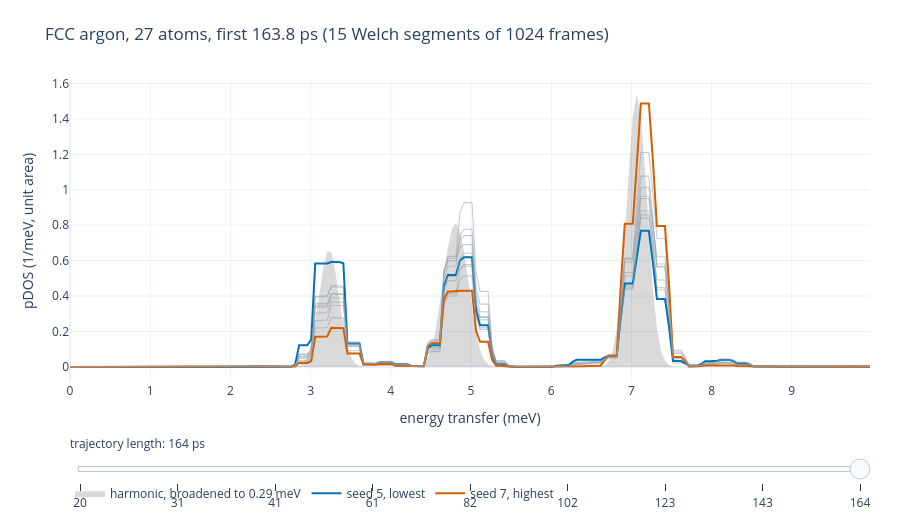

The notebook cell this image was saved under:
### Markdown cell above
## 1. The spectrum as the run gets longer

The slider is the trajectory length, from 20 ps to the full 164 ps, at fixed 0.20 meV
resolution — so only the number of averaged Welch segments changes, from one to fifteen.
All ten seeds are drawn at once against the same broadened harmonic reference. They are
ten draws from one distribution rather than ten things worth telling apart, so they are
drawn in one recessive grey, with the two extremes picked out.

What to look for: the *noise* falls visibly as the segments accumulate, and that is the
part the Welch error bar measures. The *distribution of weight between the three clusters*
does not. Seed 7 puts 66% of its weight above 6 meV; seed 5 puts 39%. That 27-point gap is
there at 20 ps and still there at 164 ps. It is not noise, and no amount of extra sampling
removes it.

### Code cell
def spectrum_curves(segment_index: int) -> np.ndarray:
    """Unit-area pDOS for every (seed, length) at one resolution, over the view."""
    weights = data["grid_weight"][:, :, segment_index, :]
    areas = np.trapezoid(weights, ENERGIES, axis=-1)
    return (weights / areas[..., None])[..., VIEW]


SEGMENT = int(np.searchsorted(SEGMENTS, 1024))
curves = spectrum_curves(SEGMENT)
valid = [i for i, n in enumerate(LENGTHS) if n >= SEGMENTS[SEGMENT]]
resolution = float(data["grid_resolution"][0, -1, SEGMENT])

figure = go.Figure()
figure.add_trace(
    go.Scatter(
        x=ENERGIES[VIEW],
        y=harmonic_curve(resolution)[VIEW],
        name=f"harmonic, broadened to {HANN_MAIN_LOBE * resolution:.2f} meV",
        fill="tozeroy",
        line={"color": REFERENCE, "width": 0},
        fillcolor="rgba(85,85,85,0.22)",
        hoverinfo="skip",
    )
)
# The two extremes, by how much weight each seed puts in the upper cluster. Highlighting
# them is the whole argument of this panel: the envelope is a distribution, not noise.
upper = curves[:, -1][:, ENERGIES[VIEW] > 6.0].sum(axis=1)
extremes = {int(upper.argmin()): CATEGORY[0], int(upper.argmax()): CATEGORY[1]}

for length_index in valid:
    for seed_index, seed in enumerate(SEEDS):
        highlight = seed_index in extremes
        figure.add_trace(
            go.Scatter(
                x=ENERGIES[VIEW],
                y=np.round(curves[seed_index, length_index], 6),
                name=(
                    f"seed {seed}"
                    + (", lowest" if seed_index == upper.argmin() else "")
                    + (", highest" if seed_index == upper.argmax() else "")
                ),
                line={
                    "color": extremes.get(seed_index, SEED_INK),
                    "width": 2.0 if highlight else 1.1,
                },
                opacity=1.0 if highlight else 0.55,
                visible=length_index == valid[-1],
                legendgroup=f"seed{seed}",
                showlegend=highlight and length_index == valid[-1],
            )
        )

steps = []
for position, length_index in enumerate(valid):
    visible = [True] + [block == position for block in range(len(valid)) for _ in SEEDS]
    steps.append(
        {
            "label": f"{PICOSECONDS[length_index]:.0f}",
            "method": "update",
            "args": [
                {
                    "visible": visible,
                    "showlegend": [
                        shown and (index == 0 or (index - 1) % len(SEEDS) in extremes)
                        for index, shown in enumerate(visible)
                    ],
                },
                {
                    "title.text": (
                        f"FCC argon, 27 atoms, first "
                        f"{PICOSECONDS[length_index]:.1f} ps ("
                        f"{int(data['grid_n_segments'][0, length_index, SEGMENT])} "
                        f"Welch segments of {SEGMENTS[SEGMENT]} frames)"
                    )
                },
            ],
        }
    )

figure.update_layout(
    **LAYOUT,
    title=steps[-1]["args"][1]["title.text"],
    xaxis_title="energy transfer (meV)",
    yaxis_title="pDOS (1/meV, unit area)",
    sliders=[
        {
            "active": len(steps) - 1,
            "currentvalue": {"prefix": "trajectory length: ", "suffix": " ps"},
            "pad": {"t": 50},
            "steps": steps,
        }
    ],
    legend={"orientation": "h", "y": -0.32},
    height=520,
)
figure

### Figure 1 — Plotly figure (JSON) as saved in the notebook; plotly's stock layout.template omitted (floating-point values rounded to 4 significant figures; data arrays with more than 128 entries replaced by an {"elided": "..."} marker saying what was removed)
{"data": [{"fill": "tozeroy", "fillcolor": "rgba(85,85,85,0.22)", "hoverinfo": "skip", "line": {"color": "#555555", "width": 0}, "name": "harmonic, broadened to 0.29 meV", "type": "scatter", "x": {"elided": "200 float values"}, "y": {"elided": "200 float values"}}, {"legendgroup": "seed0", "line": {"color": "#98a2ad", "width": 1.1}, "name": "seed 0", "opacity": 0.55, "showlegend": false, "type": "scatter", "visible": false, "x": {"elided": "200 float values"}, "y": {"elided": "200 float values"}}, {"legendgroup": "seed1", "line": {"color": "#98a2ad", "width": 1.1}, "name": "seed 1", "opacity": 0.55, "showlegend": false, "type": "scatter", "visible": false, "x": {"elided": "200 float values"}, "y": {"elided": "200 float values"}}, {"legendgroup": "seed2", "line": {"color": "#98a2ad", "width": 1.1}, "name": "seed 2", "opacity": 0.55, "showlegend": false, "type": "scatter", "visible": false, "x": {"elided": "200 float values"}, "y": {"elided": "200 float values"}}, {"legendgroup": "seed3", "line": {"color": "#98a2ad", "width": 1.1}, "name": "seed 3", "opacity": 0.55, "showlegend": false, "type": "scatter", "visible": false, "x": {"elided": "200 float values"}, "y": {"elided": "200 float values"}}, {"legendgroup": "seed4", "line": {"color": "#98a2ad", "width": 1.1}, "name": "seed 4", "opacity": 0.55, "showlegend": false, "type": "scatter", "visible": false, "x": {"elided": "200 float values"}, "y": {"elided": "200 float values"}}, {"legendgroup": "seed5", "line": {"color": "#0072B2", "width": 2.0}, "name": "seed 5, lowest", "opacity": 1.0, "showlegend": false, "type": "scatter", "visible": false, "x": {"elided": "200 float values"}, "y": {"elided": "200 float values"}}, {"legendgroup": "seed6", "line": {"color": "#98a2ad", "width": 1.1}, "name": "seed 6", "opacity": 0.55, "showlegend": false, "type": "scatter", "visible": false, "x": {"elided": "200 float values"}, "y": {"elided": "200 float values"}}, {"legendgroup": "seed7", "line": {"color": "#D55E00", "width": 2.0}, "name": "seed 7, highest", "opacity": 1.0, "showlegend": false, "type": "scatter", "visible": false, "x": {"elided": "200 float values"}, "y": {"elided": "200 float values"}}, {"legendgroup": "seed8", "line": {"color": "#98a2ad", "width": 1.1}, "name": "seed 8", "opacity": 0.55, "showlegend": false, "type": "scatter", "visible": false, "x": {"elided": "200 float values"}, "y": {"elided": "200 float values"}}, {"legendgroup": "seed9", "line": {"color": "#98a2ad", "width": 1.1}, "name": "seed 9", "opacity": 0.55, "showlegend": false, "type": "scatter", "visible": false, "x": {"elided": "200 float values"}, "y": {"elided": "200 float values"}}, {"legendgroup": "seed0", "line": {"color": "#98a2ad", "width": 1.1}, "name": "seed 0", "opacity": 0.55, "showlegend": false, "type": "scatter", "visible": false, "x": {"elided": "200 float values"}, "y": {"elided": "200 float values"}}, {"legendgroup": "seed1", "line": {"color": "#98a2ad", "width": 1.1}, "name": "seed 1", "opacity": 0.55, "showlegend": false, "type": "scatter", "visible": false, "x": {"elided": "200 float values"}, "y": {"elided": "200 float values"}}, {"legendgroup": "seed2", "line": {"color": "#98a2ad", "width": 1.1}, "name": "seed 2", "opacity": 0.55, "showlegend": false, "type": "scatter", "visible": false, "x": {"elided": "200 float values"}, "y": {"elided": "200 float values"}}, {"legendgroup": "seed3", "line": {"color": "#98a2ad", "width": 1.1}, "name": "seed 3", "opacity": 0.55, "showlegend": false, "type": "scatter", "visible": false, "x": {"elided": "200 float values"}, "y": {"elided": "200 float values"}}, {"legendgroup": "seed4", "line": {"color": "#98a2ad", "width": 1.1}, "name": "seed 4", "opacity": 0.55, "showlegend": false, "type": "scatter", "visible": false, "x": {"elided": "200 float values"}, "y": {"elided": "200 float values"}}, {"legendgroup": "seed5", "line": {"color": "#0072B2", "width": 2.0}, "name": "seed 5, lowest", "opacity": 1.0, "showlegend": false, "type": "scatter", "visible": false, "x": {"elided": "200 float values"}, "y": {"elided": "200 float values"}}, {"legendgroup": "seed6", "line": {"color": "#98a2ad", "width": 1.1}, "name": "seed 6", "opacity": 0.55, "showlegend": false, "type": "scatter", "visible": false, "x": {"elided": "200 float values"}, "y": {"elided": "200 float values"}}, {"legendgroup": "seed7", "line": {"color": "#D55E00", "width": 2.0}, "name": "seed 7, highest", "opacity": 1.0, "showlegend": false, "type": "scatter", "visible": false, "x": {"elided": "200 float values"}, "y": {"elided": "200 float values"}}, {"legendgroup": "seed8", "line": {"color": "#98a2ad", "width": 1.1}, "name": "seed 8", "opacity": 0.55, "showlegend": false, "type": "scatter", "visible": false, "x": {"elided": "200 float values"}, "y": {"elided": "200 float values"}}, {"legendgroup": "seed9", "line": {"color": "#98a2ad", "width": 1.1}, "name": "seed 9", "opacity": 0.55, "showlegend": false, "type": "scatter", "visible": false, "x": {"elided": "200 float values"}, "y": {"elided": "200 float values"}}, {"legendgroup": "seed0", "line": {"color": "#98a2ad", "width": 1.1}, "name": "seed 0", "opacity": 0.55, "showlegend": false, "type": "scatter", "visible": false, "x": {"elided": "200 float values"}, "y": {"elided": "200 float values"}}, {"legendgroup": "seed1", "line": {"color": "#98a2ad", "width": 1.1}, "name": "seed 1", "opacity": 0.55, "showlegend": false, "type": "scatter", "visible": false, "x": {"elided": "200 float values"}, "y": {"elided": "200 float values"}}, {"legendgroup": "seed2", "line": {"color": "#98a2ad", "width": 1.1}, "name": "seed 2", "opacity": 0.55, "showlegend": false, "type": "scatter", "visible": false, "x": {"elided": "200 float values"}, "y": {"elided": "200 float values"}}, {"legendgroup": "seed3", "line": {"color": "#98a2ad", "width": 1.1}, "name": "seed 3", "opacity": 0.55, "showlegend": false, "type": "scatter", "visible": false, "x": {"elided": "200 float values"}, "y": {"elided": "200 float values"}}, {"legendgroup": "seed4", "line": {"color": "#98a2ad", "width": 1.1}, "name": "seed 4", "opacity": 0.55, "showlegend": false, "type": "scatter", "visible": false, "x": {"elided": "200 float values"}, "y": {"elided": "200 float values"}}, {"legendgroup": "seed5", "line": {"color": "#0072B2", "width": 2.0}, "name": "seed 5, lowest", "opacity": 1.0, "showlegend": false, "type": "scatter", "visible": false, "x": {"elided": "200 float values"}, "y": {"elided": "200 float values"}}, {"legendgroup": "seed6", "line": {"color": "#98a2ad", "width": 1.1}, "name": "seed 6", "opacity": 0.55, "showlegend": false, "type": "scatter", "visible": false, "x": {"elided": "200 float values"}, "y": {"elided": "200 float values"}}, {"legendgroup": "seed7", "line": {"color": "#D55E00", "width": 2.0}, "name": "seed 7, highest", "opacity": 1.0, "showlegend": false, "type": "scatter", "visible": false, "x": {"elided": "200 float values"}, "y": {"elided": "200 float values"}}, {"legendgroup": "seed8", "line": {"color": "#98a2ad", "width": 1.1}, "name": "seed 8", "opacity": 0.55, "showlegend": false, "type": "scatter", "visible": false, "x": {"elided": "200 float values"}, "y": {"elided": "200 float values"}}, {"legendgroup": "seed9", "line": {"color": "#98a2ad", "width": 1.1}, "name": "seed 9", "opacity": 0.55, "showlegend": false, "type": "scatter", "visible": false, "x": {"elided": "200 float values"}, "y": {"elided": "200 float values"}}, {"legendgroup": "seed0", "line": {"color": "#98a2ad", "width": 1.1}, "name": "seed 0", "opacity": 0.55, "showlegend": false, "type": "scatter", "visible": false, "x": {"elided": "200 float values"}, "y": {"elided": "200 float values"}}, {"legendgroup": "seed1", "line": {"color": "#98a2ad", "width": 1.1}, "name": "seed 1", "opacity": 0.55, "showlegend": false, "type": "scatter", "visible": false, "x": {"elided": "200 float values"}, "y": {"elided": "200 float values"}}, {"legendgroup": "seed2", "line": {"color": "#98a2ad", "width": 1.1}, "name": "seed 2", "opacity": 0.55, "showlegend": false, "type": "scatter", "visible": false, "x": {"elided": "200 float values"}, "y": {"elided": "200 float values"}}, {"legendgroup": "seed3", "line": {"color": "#98a2ad", "width": 1.1}, "name": "seed 3", "opacity": 0.55, "showlegend": false, "type": "scatter", "visible": false, "x": {"elided": "200 float values"}, "y": {"elided": "200 float values"}}, {"legendgroup": "seed4", "line": {"color": "#98a2ad", "width": 1.1}, "name": "seed 4", "opacity": 0.55, "showlegend": false, "type": "scatter", "visible": false, "x": {"elided": "200 float values"}, "y": {"elided": "200 float values"}}, {"legendgroup": "seed5", "line": {"color": "#0072B2", "width": 2.0}, "name": "seed 5, lowest", "opacity": 1.0, "showlegend": false, "type": "scatter", "visible": false, "x": {"elided": "200 float values"}, "y": {"elided": "200 float values"}}, {"legendgroup": "seed6", "line": {"color": "#98a2ad", "width": 1.1}, "name": "seed 6", "opacity": 0.55, "showlegend": false, "type": "scatter", "visible": false, "x": {"elided": "200 float values"}, "y": {"elided": "200 float values"}}, {"legendgroup": "seed7", "line": {"color": "#D55E00", "width": 2.0}, "name": "seed 7, highest", "opacity": 1.0, "showlegend": false, "type": "scatter", "visible": false, "x": {"elided": "200 float values"}, "y": {"elided": "200 float values"}}, {"legendgroup": "seed8", "line": {"color": "#98a2ad", "width": 1.1}, "name": "seed 8", "opacity": 0.55, "showlegend": false, "type": "scatter", "visible": false, "x": {"elided": "200 float values"}, "y": {"elided": "200 float values"}}, {"legendgroup": "seed9", "line": {"color": "#98a2ad", "width": 1.1}, "name": "seed 9", "opacity": 0.55, "showlegend": false, "type": "scatter", "visible": false, "x": {"elided": "200 float values"}, "y": {"elided": "200 float values"}}, {"legendgroup": "seed0", "line": {"color": "#98a2ad", "width": 1.1}, "name": "seed 0", "opacity": 0.55, "showlegend": false, "type": "scatter", "visible": false, "x": {"elided": "200 float values"}, "y": {"elided": "200 float values"}}, {"legendgroup": "seed1", "line": {"color": "#98a2ad", "width": 1.1}, "name": "seed 1", "opacity": 0.55, "showlegend": false, "type": "scatter", "visible": false, "x": {"elided": "200 float values"}, "y": {"elided": "200 float values"}}, {"legendgroup": "seed2", "line": {"color": "#98a2ad", "width": 1.1}, "name": "seed 2", "opacity": 0.55, "showlegend": false, "type": "scatter", "visible": false, "x": {"elided": "200 float values"}, "y": {"elided": "200 float values"}}, {"legendgroup": "seed3", "line": {"color": "#98a2ad", "width": 1.1}, "name": "seed 3", "opacity": 0.55, "showlegend": false, "type": "scatter", "visible": false, "x": {"elided": "200 float values"}, "y": {"elided": "200 float values"}}, {"legendgroup": "seed4", "line": {"color": "#98a2ad", "width": 1.1}, "name": "seed 4", "opacity": 0.55, "showlegend": false, "type": "scatter", "visible": false, "x": {"elided": "200 float values"}, "y": {"elided": "200 float values"}}, {"legendgroup": "seed5", "line": {"color": "#0072B2", "width": 2.0}, "name": "seed 5, lowest", "opacity": 1.0, "showlegend": false, "type": "scatter", "visible": false, "x": {"elided": "200 float values"}, "y": {"elided": "200 float values"}}, {"legendgroup": "seed6", "line": {"color": "#98a2ad", "width": 1.1}, "name": "seed 6", "opacity": 0.55, "showlegend": false, "type": "scatter", "visible": false, "x": {"elided": "200 float values"}, "y": {"elided": "200 float values"}}, {"legendgroup": "seed7", "line": {"color": "#D55E00", "width": 2.0}, "name": "seed 7, highest", "opacity": 1.0, "showlegend": false, "type": "scatter", "visible": false, "x": {"elided": "200 float values"}, "y": {"elided": "200 float values"}}, {"legendgroup": "seed8", "line": {"color": "#98a2ad", "width": 1.1}, "name": "seed 8", "opacity": 0.55, "showlegend": false, "type": "scatter", "visible": false, "x": {"elided": "200 float values"}, "y": {"elided": "200 float values"}}, {"legendgroup": "seed9", "line": {"color": "#98a2ad", "width": 1.1}, "name": "seed 9", "opacity": 0.55, "showlegend": false, "type": "scatter", "visible": false, "x": {"elided": "200 float values"}, "y": {"elided": "200 float values"}}, {"legendgroup": "seed0", "line": {"color": "#98a2ad", "width": 1.1}, "name": "seed 0", "opacity": 0.55, "showlegend": false, "type": "scatter", "visible": false, "x": {"elided": "200 float values"}, "y": {"elided": "200 float values"}}, {"legendgroup": "seed1", "line": {"color": "#98a2ad", "width": 1.1}, "name": "seed 1", "opacity": 0.55, "showlegend": false, "type": "scatter", "visible": false, "x": {"elided": "200 float values"}, "y": {"elided": "200 float values"}}, {"legendgroup": "seed2", "line": {"color": "#98a2ad", "width": 1.1}, "name": "seed 2", "opacity": 0.55, "showlegend": false, "type": "scatter", "visible": false, "x": {"elided": "200 float values"}, "y": {"elided": "200 float values"}}, {"legendgroup": "seed3", "line": {"color": "#98a2ad", "width": 1.1}, "name": "seed 3", "opacity": 0.55, "showlegend": false, "type": "scatter", "visible": false, "x": {"elided": "200 float values"}, "y": {"elided": "200 float values"}}, {"legendgroup": "seed4", "line": {"color": "#98a2ad", "width": 1.1}, "name": "seed 4", "opacity": 0.55, "showlegend": false, "type": "scatter", "visible": false, "x": {"elided": "200 float values"}, "y": {"elided": "200 float values"}}, {"legendgroup": "seed5", "line": {"color": "#0072B2", "width": 2.0}, "name": "seed 5, lowest", "opacity": 1.0, "showlegend": false, "type": "scatter", "visible": false, "x": {"elided": "200 float values"}, "y": {"elided": "200 float values"}}, {"legendgroup": "seed6", "line": {"color": "#98a2ad", "width": 1.1}, "name": "seed 6", "opacity": 0.55, "showlegend": false, "type": "scatter", "visible": false, "x": {"elided": "200 float values"}, "y": {"elided": "200 float values"}}, {"legendgroup": "seed7", "line": {"color": "#D55E00", "width": 2.0}, "name": "seed 7, highest", "opacity": 1.0, "showlegend": false, "type": "scatter", "visible": false, "x": {"elided": "200 float values"}, "y": {"elided": "200 float values"}}, {"legendgroup": "seed8", "line": {"color": "#98a2ad", "width": 1.1}, "name": "seed 8", "opacity": 0.55, "showlegend": false, "type": "scatter", "visible": false, "x": {"elided": "200 float values"}, "y": {"elided": "200 float values"}}, {"legendgroup": "seed9", "line": {"color": "#98a2ad", "width": 1.1}, "name": "seed 9", "opacity": 0.55, "showlegend": false, "type": "scatter", "visible": false, "x": {"elided": "200 float values"}, "y": {"elided": "200 float values"}}, {"legendgroup": "seed0", "line": {"color": "#98a2ad", "width": 1.1}, "name": "seed 0", "opacity": 0.55, "showlegend": false, "type": "scatter", "visible": false, "x": {"elided": "200 float values"}, "y": {"elided": "200 float values"}}, {"legendgroup": "seed1", "line": {"color": "#98a2ad", "width": 1.1}, "name": "seed 1", "opacity": 0.55, "showlegend": false, "type": "scatter", "visible": false, "x": {"elided": "200 float values"}, "y": {"elided": "200 float values"}}, {"legendgroup": "seed2", "line": {"color": "#98a2ad", "width": 1.1}, "name": "seed 2", "opacity": 0.55, "showlegend": false, "type": "scatter", "visible": false, "x": {"elided": "200 float values"}, "y": {"elided": "200 float values"}}, {"legendgroup": "seed3", "line": {"color": "#98a2ad", "width": 1.1}, "name": "seed 3", "opacity": 0.55, "showlegend": false, "type": "scatter", "visible": false, "x": {"elided": "200 float values"}, "y": {"elided": "200 float values"}}, {"legendgroup": "seed4", "line": {"color": "#98a2ad", "width": 1.1}, "name": "seed 4", "opacity": 0.55, "showlegend": false, "type": "scatter", "visible": false, "x": {"elided": "200 float values"}, "y": {"elided": "200 float values"}}, {"legendgroup": "seed5", "line": {"color": "#0072B2", "width": 2.0}, "name": "seed 5, lowest", "opacity": 1.0, "showlegend": false, "type": "scatter", "visible": false, "x": {"elided": "200 float values"}, "y": {"elided": "200 float values"}}, {"legendgroup": "seed6", "line": {"color": "#98a2ad", "width": 1.1}, "name": "seed 6", "opacity": 0.55, "showlegend": false, "type": "scatter", "visible": false, "x": {"elided": "200 float values"}, "y": {"elided": "200 float values"}}, {"legendgroup": "seed7", "line": {"color": "#D55E00", "width": 2.0}, "name": "seed 7, highest", "opacity": 1.0, "showlegend": false, "type": "scatter", "visible": false, "x": {"elided": "200 float values"}, "y": {"elided": "200 float values"}}, {"legendgroup": "seed8", "line": {"color": "#98a2ad", "width": 1.1}, "name": "seed 8", "opacity": 0.55, "showlegend": false, "type": "scatter", "visible": false, "x": {"elided": "200 float values"}, "y": {"elided": "200 float values"}}, {"legendgroup": "seed9", "line": {"color": "#98a2ad", "width": 1.1}, "name": "seed 9", "opacity": 0.55, "showlegend": false, "type": "scatter", "visible": false, "x": {"elided": "200 float values"}, "y": {"elided": "200 float values"}}, {"legendgroup": "seed0", "line": {"color": "#98a2ad", "width": 1.1}, "name": "seed 0", "opacity": 0.55, "showlegend": false, "type": "scatter", "visible": false, "x": {"elided": "200 float values"}, "y": {"elided": "200 float values"}}, {"legendgroup": "seed1", "line": {"color": "#98a2ad", "width": 1.1}, "name": "seed 1", "opacity": 0.55, "showlegend": false, "type": "scatter", "visible": false, "x": {"elided": "200 float values"}, "y": {"elided": "200 float values"}}, {"legendgroup": "seed2", "line": {"color": "#98a2ad", "width": 1.1}, "name": "seed 2", "opacity": 0.55, "showlegend": false, "type": "scatter", "visible": false, "x": {"elided": "200 float values"}, "y": {"elided": "200 float values"}}, {"legendgroup": "seed3", "line": {"color": "#98a2ad", "width": 1.1}, "name": "seed 3", "opacity": 0.55, "showlegend": false, "type": "scatter", "visible": false, "x": {"elided": "200 float values"}, "y": {"elided": "200 float values"}}, {"legendgroup": "seed4", "line": {"color": "#98a2ad", "width": 1.1}, "name": "seed 4", "opacity": 0.55, "showlegend": false, "type": "scatter", "visible": false, "x": {"elided": "200 float values"}, "y": {"elided": "200 float values"}}, {"legendgroup": "seed5", "line": {"color": "#0072B2", "width": 2.0}, "name": "seed 5, lowest", "opacity": 1.0, "showlegend": false, "type": "scatter", "visible": false, "x": {"elided": "200 float values"}, "y": {"elided": "200 float values"}}, {"legendgroup": "seed6", "line": {"color": "#98a2ad", "width": 1.1}, "name": "seed 6", "opacity": 0.55, "showlegend": false, "type": "scatter", "visible": false, "x": {"elided": "200 float values"}, "y": {"elided": "200 float values"}}, {"legendgroup": "seed7", "line": {"color": "#D55E00", "width": 2.0}, "name": "seed 7, highest", "opacity": 1.0, "showlegend": false, "type": "scatter", "visible": false, "x": {"elided": "200 float values"}, "y": {"elided": "200 float values"}}, {"legendgroup": "seed8", "line": {"color": "#98a2ad", "width": 1.1}, "name": "seed 8", "opacity": 0.55, "showlegend": false, "type": "scatter", "visible": false, "x": {"elided": "200 float values"}, "y": {"elided": "200 float values"}}, {"legendgroup": "seed9", "line": {"color": "#98a2ad", "width": 1.1}, "name": "seed 9", "opacity": 0.55, "showlegend": false, "type": "scatter", "visible": false, "x": {"elided": "200 float values"}, "y": {"elided": "200 float values"}}, {"legendgroup": "seed0", "line": {"color": "#98a2ad", "width": 1.1}, "name": "seed 0", "opacity": 0.55, "showlegend": false, "type": "scatter", "visible": true, "x": {"elided": "200 float values"}, "y": {"elided": "200 float values"}}, {"legendgroup": "seed1", "line": {"color": "#98a2ad", "width": 1.1}, "name": "seed 1", "opacity": 0.55, "showlegend": false, "type": "scatter", "visible": true, "x": {"elided": "200 float values"}, "y": {"elided": "200 float values"}}, {"legendgroup": "seed2", "line": {"color": "#98a2ad", "width": 1.1}, "name": "seed 2", "opacity": 0.55, "showlegend": false, "type": "scatter", "visible": true, "x": {"elided": "200 float values"}, "y": {"elided": "200 float values"}}, {"legendgroup": "seed3", "line": {"color": "#98a2ad", "width": 1.1}, "name": "seed 3", "opacity": 0.55, "showlegend": false, "type": "scatter", "visible": true, "x": {"elided": "200 float values"}, "y": {"elided": "200 float values"}}, {"legendgroup": "seed4", "line": {"color": "#98a2ad", "width": 1.1}, "name": "seed 4", "opacity": 0.55, "showlegend": false, "type": "scatter", "visible": true, "x": {"elided": "200 float values"}, "y": {"elided": "200 float values"}}, {"legendgroup": "seed5", "line": {"color": "#0072B2", "width": 2.0}, "name": "seed 5, lowest", "opacity": 1.0, "showlegend": true, "type": "scatter", "visible": true, "x": {"elided": "200 float values"}, "y": {"elided": "200 float values"}}, {"legendgroup": "seed6", "line": {"color": "#98a2ad", "width": 1.1}, "name": "seed 6", "opacity": 0.55, "showlegend": false, "type": "scatter", "visible": true, "x": {"elided": "200 float values"}, "y": {"elided": "200 float values"}}, {"legendgroup": "seed7", "line": {"color": "#D55E00", "width": 2.0}, "name": "seed 7, highest", "opacity": 1.0, "showlegend": true, "type": "scatter", "visible": true, "x": {"elided": "200 float values"}, "y": {"elided": "200 float values"}}, {"legendgroup": "seed8", "line": {"color": "#98a2ad", "width": 1.1}, "name": "seed 8", "opacity": 0.55, "showlegend": false, "type": "scatter", "visible": true, "x": {"elided": "200 float values"}, "y": {"elided": "200 float values"}}, {"legendgroup": "seed9", "line": {"color": "#98a2ad", "width": 1.1}, "name": "seed 9", "opacity": 0.55, "showlegend": false, "type": "scatter", "visible": true, "x": {"elided": "200 float values"}, "y": {"elided": "200 float values"}}], "layout": {"font": {"size": 12}, "height": 520, "hovermode": "x unified", "legend": {"orientation": "h", "y": -0.32}, "margin": {"b": 60, "l": 70, "r": 30, "t": 80}, "sliders": [{"active": 8, "currentvalue": {"prefix": "trajectory length: ", "suffix": " ps"}, "pad": {"t": 50}, "steps": [{"args": [{"showlegend": [true, false, false, false, false, false, true, false, true, false, false, false, false, false, false, false, false, false, false, false, false, false, false, false, false, false, false, false, false, false, false, false, false, false, false, false, false, false, false, false, false, false, false, false, false, false, false, false, false, false, false, false, false, false, false, false, false, false, false, false, false, false, false, false, false, false, false, false, false, false, false, false, false, false, false, false, false, false, false, false, false, false, false, false, false, false, false, false, false, false, false], "visible": [true, true, true, true, true, true, true, true, true, true, true, false, false, false, false, false, false, false, false, false, false, false, false, false, false, false, false, false, false, false, false, false, false, false, false, false, false, false, false, false, false, false, false, false, false, false, false, false, false, false, false, false, false, false, false, false, false, false, false, false, false, false, false, false, false, false, false, false, false, false, false, false, false, false, false, false, false, false, false, false, false, false, false, false, false, false, false, false, false, false, false]}, {"title.text": "FCC argon, 27 atoms, first 20.5 ps (1 Welch segments of 1024 frames)"}], "label": "20", "method": "update"}, {"args": [{"showlegend": [true, false, false, false, false, false, false, false, false, false, false, false, false, false, false, false, true, false, true, false, false, false, false, false, false, false, false, false, false, false, false, false, false, false, false, false, false, false, false, false, false, false, false, false, false, false, false, false, false, false, false, false, false, false, false, false, false, false, false, false, false, false, false, false, false, false, false, false, false, false, false, false, false, false, false, false, false, false, false, false, false, false, false, false, false, false, false, false, false, false, false], "visible": [true, false, false, false, false, false, false, false, false, false, false, true, true, true, true, true, true, true, true, true, true, false, false, false, false, false, false, false, false, false, false, false, false, false, false, false, false, false, false, false, false, false, false, false, false, false, false, false, false, false, false, false, false, false, false, false, false, false, false, false, false, false, false, false, false, false, false, false, false, false, false, false, false, false, false, false, false, false, false, false, false, false, false, false, false, false, false, false, false, false, false]}, {"title.text": "FCC argon, 27 atoms, first 30.7 ps (2 Welch segments of 1024 frames)"}], "label": "31", "method": "update"}, {"args": [{"showlegend": [true, false, false, false, false, false, false, false, false, false, false, false, false, false, false, false, false, false, false, false, false, false, false, false, false, false, true, false, true, false, false, false, false, false, false, false, false, false, false, false, false, false, false, false, false, false, false, false, false, false, false, false, false, false, false, false, false, false, false, false, false, false, false, false, false, false, false, false, false, false, false, false, false, false, false, false, false, false, false, false, false, false, false, false, false, false, false, false, false, false, false], "visible": [true, false, false, false, false, false, false, false, false, false, false, false, false, false, false, false, false, false, false, false, false, true, true, true, true, true, true, true, true, true, true, false, false, false, false, false, false, false, false, false, false, false, false, false, false, false, false, false, false, false, false, false, false, false, false, false, false, false, false, false, false, false, false, false, false, false, false, false, false, false, false, false, false, false, false, false, false, false, false, false, false, false, false, false, false, false, false, false, false, false, false]}, {"title.text": "FCC argon, 27 atoms, first 41.0 ps (3 Welch segments of 1024 frames)"}], "label": "41", "method": "update"}, {"args": [{"showlegend": [true, false, false, false, false, false, false, false, false, false, false, false, false, false, false, false, false, false, false, false, false, false, false, false, false, false, false, false, false, false, false, false, false, false, false, false, true, false, true, false, false, false, false, false, false, false, false, false, false, false, false, false, false, false, false, false, false, false, false, false, false, false, false, false, false, false, false, false, false, false, false, false, false, false, false, false, false, false, false, false, false, false, false, false, false, false, false, false, false, false, false], "visible": [true, false, false, false, false, false, false, false, false, false, false, false, false, false, false, false, false, false, false, false, false, false, false, false, false, false, false, false, false, false, false, true, true, true, true, true, true, true, true, true, true, false, false, false, false, false, false, false, false, false, false, false, false, false, false, false, false, false, false, false, false, false, false, false, false, false, false, false, false, false, false, false, false, false, false, false, false, false, false, false, false, false, false, false, false, false, false, false, false, false, false]}, {"title.text": "FCC argon, 27 atoms, first 61.4 ps (5 Welch segments of 1024 frames)"}], "label": "61", "method": "update"}, {"args": [{"showlegend": [true, false, false, false, false, false, false, false, false, false, false, false, false, false, false, false, false, false, false, false, false, false, false, false, false, false, false, false, false, false, false, false, false, false, false, false, false, false, false, false, false, false, false, false, false, false, true, false, true, false, false, false, false, false, false, false, false, false, false, false, false, false, false, false, false, false, false, false, false, false, false, false, false, false, false, false, false, false, false, false, false, false, false, false, false, false, false, false, false, false, false], "visible": [true, false, false, false, false, false, false, false, false, false, false, false, false, false, false, false, false, false, false, false, false, false, false, false, false, false, false, false, false, false, false, false, false, false, false, false, false, false, false, false, false, true, true, true, true, true, true, true, true, true, true, false, false, false, false, false, false, false, false, false, false, false, false, false, false, false, false, false, false, false, false, false, false, false, false, false, false, false, false, false, false, false, false, false, false, false, false, false, false, false, false]}, {"title.text": "FCC argon, 27 atoms, first 81.9 ps (7 Welch segments of 1024 frames)"}], "label": "82", "method": "update"}, {"args": [{"showlegend": [true, false, false, false, false, false, false, false, false, false, false, false, false, false, false, false, false, false, false, false, false, false, false, false, false, false, false, false, false, false, false, false, false, false, false, false, false, false, false, false, false, false, false, false, false, false, false, false, false, false, false, false, false, false, false, false, true, false, true, false, false, false, false, false, false, false, false, false, false, false, false, false, false, false, false, false, false, false, false, false, false, false, false, false, false, false, false, false, false, false, false], "visible": [true, false, false, false, false, false, false, false, false, false, false, false, false, false, false, false, false, false, false, false, false, false, false, false, false, false, false, false, false, false, false, false, false, false, false, false, false, false, false, false, false, false, false, false, false, false, false, false, false, false, false, true, true, true, true, true, true, true, true, true, true, false, false, false, false, false, false, false, false, false, false, false, false, false, false, false, false, false, false, false, false, false, false, false, false, false, false, false, false, false, false]}, {"title.text": "FCC argon, 27 atoms, first 102.4 ps (9 Welch segments of 1024 frames)"}], "label": "102", "method": "update"}, {"args": [{"showlegend": [true, false, false, false, false, false, false, false, false, false, false, false, false, false, false, false, false, false, false, false, false, false, false, false, false, false, false, false, false, false, false, false, false, false, false, false, false, false, false, false, false, false, false, false, false, false, false, false, false, false, false, false, false, false, false, false, false, false, false, false, false, false, false, false, false, false, true, false, true, false, false, false, false, false, false, false, false, false, false, false, false, false, false, false, false, false, false, false, false, false, false], "visible": [true, false, false, false, false, false, false, false, false, false, false, false, false, false, false, false, false, false, false, false, false, false, false, false, false, false, false, false, false, false, false, false, false, false, false, false, false, false, false, false, false, false, false, false, false, false, false, false, false, false, false, false, false, false, false, false, false, false, false, false, false, true, true, true, true, true, true, true, true, true, true, false, false, false, false, false, false, false, false, false, false, false, false, false, false, false, false, false, false, false, false]}, {"title.text": "FCC argon, 27 atoms, first 122.9 ps (11 Welch segments of 1024 frames)"}], "label": "123", "method": "update"}, {"args": [{"showlegend": [true, false, false, false, false, false, false, false, false, false, false, false, false, false, false, false, false, false, false, false, false, false, false, false, false, false, false, false, false, false, false, false, false, false, false, false, false, false, false, false, false, false, false, false, false, false, false, false, false, false, false, false, false, false, false, false, false, false, false, false, false, false, false, false, false, false, false, false, false, false, false, false, false, false, false, false, true, false, true, false, false, false, false, false, false, false, false, false, false, false, false], "visible": [true, false, false, false, false, false, false, false, false, false, false, false, false, false, false, false, false, false, false, false, false, false, false, false, false, false, false, false, false, false, false, false, false, false, false, false, false, false, false, false, false, false, false, false, false, false, false, false, false, false, false, false, false, false, false, false, false, false, false, false, false, false, false, false, false, false, false, false, false, false, false, true, true, true, true, true, true, true, true, true, true, false, false, false, false, false, false, false, false, false, false]}, {"title.text": "FCC argon, 27 atoms, first 143.4 ps (13 Welch segments of 1024 frames)"}], "label": "143", "method": "update"}, {"args": [{"showlegend": [true, false, false, false, false, false, false, false, false, false, false, false, false, false, false, false, false, false, false, false, false, false, false, false, false, false, false, false, false, false, false, false, false, false, false, false, false, false, false, false, false, false, false, false, false, false, false, false, false, false, false, false, false, false, false, false, false, false, false, false, false, false, false, false, false, false, false, false, false, false, false, false, false, false, false, false, false, false, false, false, false, false, false, false, false, false, true, false, true, false, false], "visible": [true, false, false, false, false, false, false, false, false, false, false, false, false, false, false, false, false, false, false, false, false, false, false, false, false, false, false, false, false, false, false, false, false, false, false, false, false, false, false, false, false, false, false, false, false, false, false, false, false, false, false, false, false, false, false, false, false, false, false, false, false, false, false, false, false, false, false, false, false, false, false, false, false, false, false, false, false, false, false, false, false, true, true, true, true, true, true, true, true, true, true]}, {"title.text": "FCC argon, 27 atoms, first 163.8 ps (15 Welch segments of 1024 frames)"}], "label": "164", "method": "update"}]}], "title": {"text": "FCC argon, 27 atoms, first 163.8 ps (15 Welch segments of 1024 frames)"}, "xaxis": {"title": {"text": "energy transfer (meV)"}}, "yaxis": {"title": {"text": "pDOS (1/meV, unit area)"}}}}
